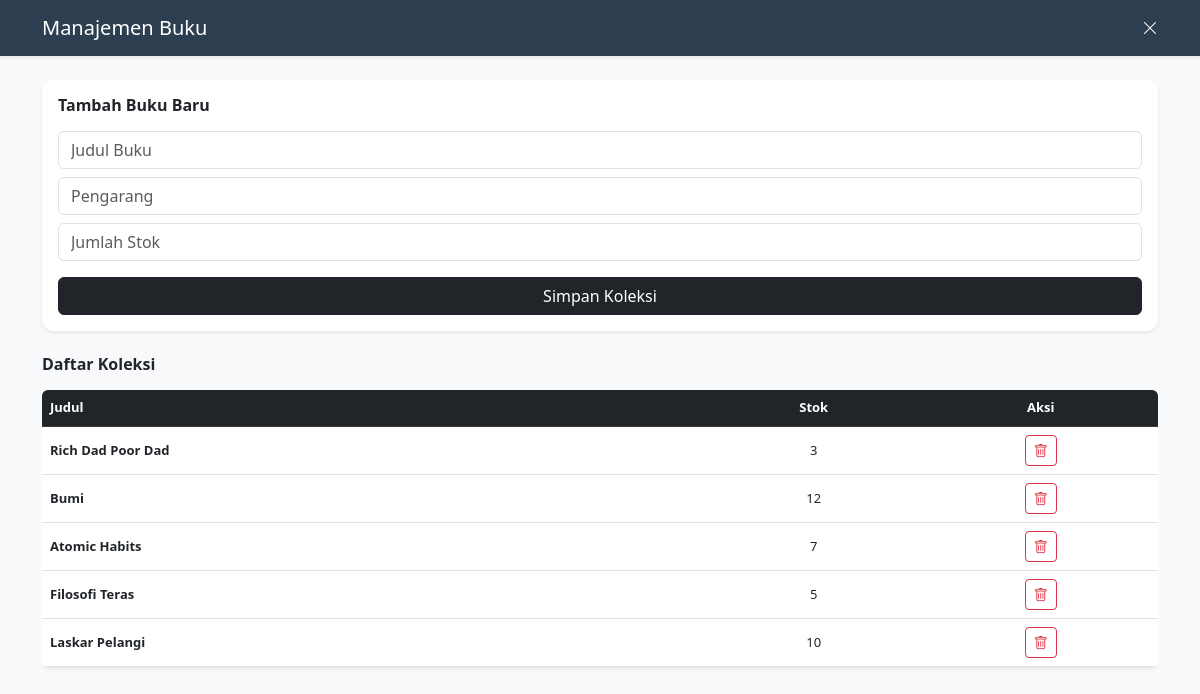
/admin/kelola_buku.php (signed in), run on the app's committed database.
### tables this page shows
CREATE TABLE `buku` (
  `id_buku` int(11) NOT NULL,
  `judul` varchar(255) NOT NULL,
  `pengarang` varchar(100) DEFAULT NULL,
  `penerbit` varchar(150) DEFAULT NULL,
  `tahun_terbit` int(4) DEFAULT NULL,
  `kategori` varchar(50) DEFAULT NULL,
  `stok` int(11) DEFAULT 0,
  `foto_cover` varchar(255) DEFAULT NULL
);

### admin/kelola_buku.php (the view, shortened to what this page needs)
<?php
include '../koneksi.php';
?>
<!DOCTYPE html>
<html lang="en">
<head>
    <link href="https://cdn.jsdelivr.net/npm/bootstrap@5.3.0/dist/css/bootstrap.min.css" rel="stylesheet">
    <link rel="stylesheet" href="https://cdn.jsdelivr.net/npm/bootstrap-icons@1.11.0/font/bootstrap-icons.css">
</head>
<body>
    <div class="header-admin p-3 shadow-sm mb-4">
        <div class="container d-flex justify-content-between align-items-center">
            <h5 class="mb-0">Manajemen Buku</h5>
            <a href="../dashboard.php" class="text-white text-decoration-none"><i class="bi bi-x-lg"></i></a>
        </div>
    </div>
    <div class="container">
        <div class="card border-0 shadow-sm mb-4 p-3" style="border-radius: 12px;">
            <h6 class="fw-bold mb-3">Tambah Buku Baru</h6>
            <form method="POST">
                <input type="text" name="judul" class="form-control mb-2" placeholder="Judul Buku" required>
                <input type="text" name="pengarang" class="form-control mb-2" placeholder="Pengarang">
                <input type="number" name="stok" class="form-control mb-3" placeholder="Jumlah Stok" required>
                <button type="submit" name="tambah" class="btn btn-dark w-100">Simpan Koleksi</button>
            </form>
        </div>
        <h6 class="fw-bold mb-3">Daftar Koleksi</h6>
        <div class="table-responsive">
            <table class="table table-white bg-white shadow-sm rounded overflow-hidden" style="font-size: 13px;">
                <thead class="table-dark">
                    <tr>
                        <th>Judul</th>
                        <th class="text-center">Stok</th>
                        <th class="text-center">Aksi</th>
                    </tr>
                </thead>
                <tbody>
                    <?php
                    $query = mysqli_query($conn, "SELECT * FROM buku ORDER BY id_buku DESC");
                    while($b = mysqli_fetch_assoc($query)):
                    ?>
                    <tr>
                        <td class="align-middle fw-bold"><?= $b['judul'] ?></td>
                        <td class="align-middle text-center"><?= $b['stok'] ?></td>
                        <td class="align-middle text-center">
                            <a href="kelola_buku.php?hapus=<?= $b['id_buku'] ?>"
                               class="btn btn-outline-danger btn-sm"
                               onclick="return confirm('Hapus buku ini?')">
                               <i class="bi bi-trash"></i>
                            </a>
                        </td>
                    </tr>
                    <?php endwhile; ?>
                </tbody>
            </table>
        </div>
    </div>
</body>
</html>

### admin/kelola_buku.php (style rules this page uses)
:root { --warna-admin: #2c3e50; }
body { background-color: #f8f9fa; padding-bottom: 80px; }
.header-admin { background-color: var(--warna-admin); color: white; }

### data on the page
buku: judul "Rich Dad Poor Dad", stok "3"
buku: judul "Bumi", stok "12"
buku: judul "Atomic Habits", stok "7"
buku: judul "Filosofi Teras", stok "5"
buku: judul "Laskar Pelangi", stok "10"
